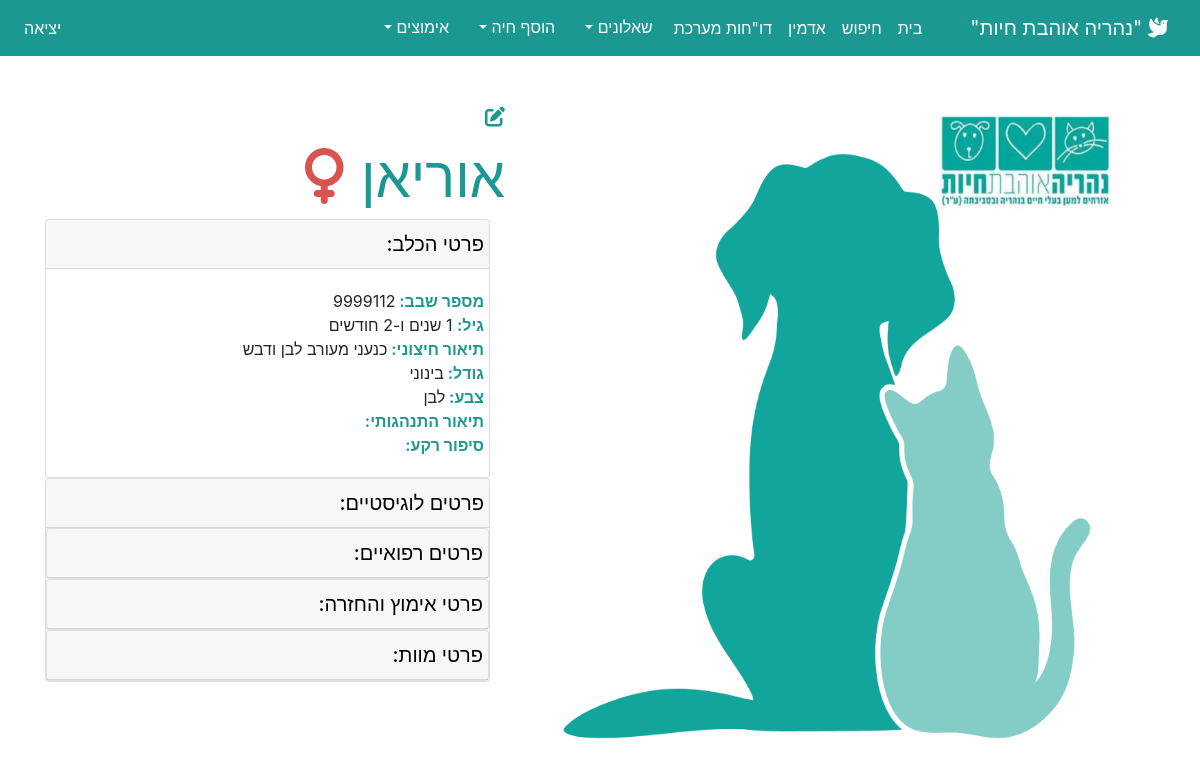
The app's page /dog/2/ with its own data.
### shelter/models.py (models this page shows, shortened)
class Dog(models.Model):
    id = models.AutoField(primary_key=True)
    chip_number = models.IntegerField(blank=True, default=None, null=True, verbose_name=_('מספר שבב'))
    name = models.CharField(unique=True, max_length=255, verbose_name=_('שם'))
    birth_date = models.DateField(default=datetime.date.today, verbose_name=_('תאריך לידה'))
    gender = models.CharField(max_length=255, choices=GENDER_CHOICES, verbose_name=_('מין'))
    physical_description = models.TextField(max_length=255, blank=True, default=None, null=True, verbose_name=_('תיאור חיצוני'))
    size = models.CharField(choices=SIZE_CHOICES, max_length=255, blank=True, default=None, null=True, verbose_name=_('גודל'))
    color = models.CharField(max_length=255, blank=True, default=None, null=True, verbose_name=_('צבע'))
    behaviour_description = models.TextField(max_length=255, blank=True, default=None, null=True, verbose_name=_('תיאור התנהגותי'))
    story = models.TextField(max_length=255, blank=True, default=None, null=True, verbose_name=_('סיפור רקע'))
    image = models.ImageField(upload_to='mediaDogs/', default='media/generic_img.png', blank=True, null=True, verbose_name=_('תמונה'))
    acceptance_date = models.DateField(default=datetime.date.today, blank=True, null=True, verbose_name=_('תאריך קבלה לעמותה'))
    location = models.CharField(max_length=255, choices=PLACES, blank=True, default='עמותה', null=True, verbose_name=_('מיקום הכלב'))
    clinic = models.TextField(max_length=255, blank=True, default=None, null=True, verbose_name=_('מרפאה וטרינרית'))
    vaccine_book = models.BooleanField(default=False, verbose_name=_('פנקס חיסונים'))
    vaccine_book_link = models.FileField(upload_to='mediaDogs/', blank=True, default=None, null=True, verbose_name=_('קישור לפנקס חיסונים'))
    medical_file = models.FileField(upload_to='mediaDogs/', blank=True, default=None, null=True, verbose_name=_('קישור לתיק רפואי'))
    worming_1 = models.DateField(blank=True, null=True, verbose_name=_('תילוע 1'))
    worming_2 = models.DateField(blank=True, null=True, verbose_name=_('תילוע 2'))
    hexagonal_vaccine = models.DateField(blank=True, null=True, verbose_name=_('חיסון משושה'))
    next_treatment_hexagonal = models.DateField(blank=True, null=True, verbose_name=_('משושה - תאריך הטיפול הבא'))
    rabies_vaccine = models.DateField(blank=True, null=True, verbose_name=_('חיסון כלבת'))
    rabies_vaccine_link = models.FileField(upload_to='mediaDogs/', blank=True, default=None, null=True, verbose_name=_('אישור חיסון כלבת'))
    next_treatment_rabies = models.DateField(blank=True, null=True, verbose_name=_('כלבת - תאריך הטיפול הבא'))
    ticks_fleas_treatment = models.DateField(default=None, blank=True, null=True, verbose_name=_('טיפול קרציות ופרעושים'))
    next_ticks_fleas_treatment = models.DateField(blank=True, null=True, verbose_name=_('קרציות ופרעושים - תאריך הטיפול הבא'))
    sterilization = models.DateField(blank=True, null=True, verbose_name=_('סירוס/עיקור'))
    sterilization_link = models.FileField(upload_to='mediaDogs/', blank=True, default=None, null=True, verbose_name=_('אישור סירוס/עיקור'))
    medical_comments = models.TextField(max_length=255, blank=True, default=None, null=True, verbose_name=_('הערות רפואיות'))
    died = models.BooleanField(default=False, verbose_name=_('נפטר/ה'))
    death_date = models.DateField(blank=True, null=True, verbose_name=_('תאריך הפטירה'))
    death_reason = models.TextField(max_length=255, blank=True, default=None, null=True, verbose_name=_('סיבת הפטירה'))
    adopter_relation_dog = models.ManyToManyField(Adopter, through='DogAdoption', related_name="adoptions_dog")
    animal_type = models.CharField(max_length=32, default="כלב",  editable=False)
    @property
    def age_years(self):
        if self.birth_date is not None:
            return datetime.date.today().year - self.birth_date.year
        else:
            return 0
    @property
    def age_months(self):
        if self.birth_date is not None:
            return datetime.date.today().month - self.birth_date.month
        else:
            return 0

### shelter/views.py (the view)
# urls.py: path('dog/<int:dog_id>/', views.detail_dog, name='detail_dog'),
def detail_dog(request, dog_id):
    dog = get_object_or_404(Dog, pk=dog_id)
    dogs = Dog.objects.all()
    return render(request, 'detail_dog.html', {'dog': dog, 'dogs': dogs})

### shelter/templates/detail_dog.html (shortened to what this page needs)
{% extends 'base.html' %} {% block content %}
<div class="container" dir="rtl">
  <div class="row">
    <div class="col-7 mt-5">
      <img
        src="{{ dog.image.url }}"
        class="mx-auto d-block"
        style="height: 40rem; width: 35rem;"
        alt="{{ dog.image.url }}"/>
    </div>
    <div class="col-5 mt-5">
      <div class="row"><div><a href="/admin/shelter/dog/{{dog.id}}/change/"><i class="fas fa-edit fa-lg" style="color: #1b9891;"></i></a></div></div>
      <div class="row">
        <h5 class="mt-3 display-4" style="color: #1b9891;">
        {{ dog.name }} {% if dog.gender == 'Male' %}
        <i class="fas fa-mars" style="color: #0275d8;"></i>
        {% elif dog.gender == 'Female' %}
        <i class="fas fa-venus" style="color: #d9534f;"></i>
        {% endif %}
        </h5>
      </div>
      <div id="accordion" aria-multiselectable="true">
      <div class="card">
        <div class="card-header" role="tab" id="headingOne">
          <div class="row">
            <h5 class="mb-0">
                <a data-toggle="collapse" data-parent="#accordion" href="#collapseOne" aria-expanded="true" aria-controls="collapseOne">
                פרטי הכלב:
                </a>
            </h5>
          </div>
        </div>
        <div id="collapseOne" class="collapse show" role="tabpanel" aria-labelledby="headingOne">
            <div class="card-body">
              <div class="row"><div> <span> מספר שבב: </span> {% if dog.chip_number is None %} אין {% else %} {{ dog.chip_number }} {% endif %}</div></div>
              <div class="row"><div> <span> גיל:</span> {{ dog.age_years }} שנים ו-{{ dog.age_months }} חודשים</div></div>
              <div class="row"><div> <span> תיאור חיצוני: </span> {{ dog.physical_description }} </div></div>
              <div class="row"><div> <span> גודל: </span> {{ dog.get_size_display }} </div></div>
              <div class="row"><div> <span> צבע: </span> {{ dog.color }} </div></div>
              <div class="row"><div> <span> תיאור התנהגותי: </span> {{ dog.behaviour_description }} </div></div>
              <div class="row"><div> <span> סיפור רקע: </span> {{ dog.story }} </div></div>
            </div>
        </div>
    </div>
    <div class="card">
        <div class="card-header" role="tab" id="headingTwo">
           <div class="row">
            <h5 class="mb-0">
                <a class="collapsed" data-toggle="collapse" data-parent="#accordion" href="#collapseTwo" aria-expanded="false" aria-controls="collapseTwo">
                פרטים לוגיסטיים:</a>
            </h5>
            </div>
        </div>
    <div class="card">
        <div class="card-header" role="tab" id="headingThree">
           <div class="row">
            <h5 class="mb-0">
                <a class="collapsed" data-toggle="collapse" data-parent="#accordion" href="#collapseThree" aria-expanded="false" aria-controls="collapseThree">
                פרטים רפואיים:</a>
            </h5>
            </div>
        </div>
    </div>
    <div class="card">
        <div class="card-header" role="tab" id="headingFour">
           <div class="row">
            <h5 class="mb-0">
                <a class="collapsed" data-toggle="collapse" data-parent="#accordion" href="#collapseFour" aria-expanded="false" aria-controls="collapseFour">
                פרטי אימוץ והחזרה:</a>
            </h5>
            </div>
        </div>
    </div>
    <div class="card">
        <div class="card-header" role="tab" id="headingFive">
           <div class="row">
            <h5 class="mb-0">
                <a class="collapsed" data-toggle="collapse" data-parent="#accordion" href="#collapseFive" aria-expanded="false" aria-controls="collapseFive">
                פרטי מוות:</a>
            </h5>
            </div>
        </div>
    </div>
    </div>
    </div>
  </div>
  </div>
</div>
{% endblock content %}

### shelter/templates/detail_dog.html (style rules this page uses)
a { color: black; }
span { color: #1b9891;font-weight: bold; }

### records on screen
Dog: image (picture), name "אוריאן", chip_number "9999112", age_years "1", physical_description "כנעני מעורב לבן ודבש", size "בינוני", color "לבן"
